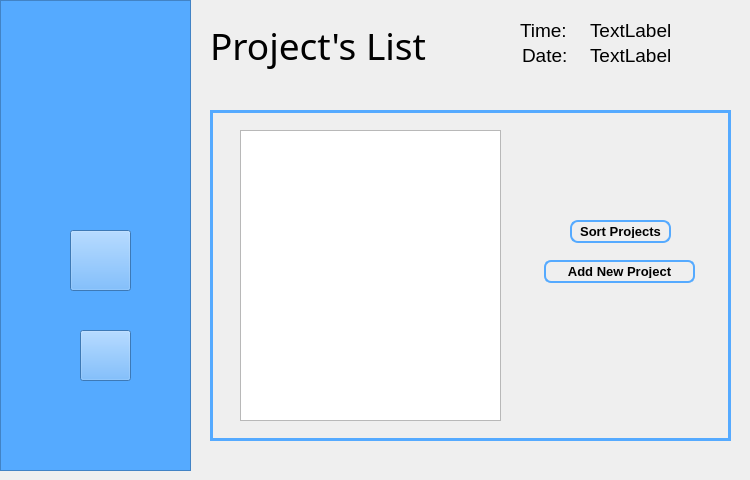
   <widget class="QWidget" name="page_2">
    <widget class="QFrame" name="frame">
     <property name="geometry">
      <rect>
       <x>0</x>
       <y>0</y>
       <width>191</width>
       <height>471</height>
      </rect>
     </property>
     <property name="styleSheet">
      <string notr="true">background:rgb(85,170,255);
</string>
     </property>
     <property name="frameShape">
      <enum>QFrame::StyledPanel</enum>
     </property>
     <property name="frameShadow">
      <enum>QFrame::Raised</enum>
     </property>
     <widget class="QLabel" name="label_22">
      <property name="geometry">
       <rect>
        <x>10</x>
        <y>30</y>
        <width>171</width>
        <height>171</height>
       </rect>
      </property>
      <property name="styleSheet">
       <string notr="true">border-image:url(:/img/img/floralloLogo.png);</string>
      </property>
      <property name="text">
       <string/>
      </property>
     </widget>
     <widget class="QPushButton" name="signOut_1">
      <property name="geometry">
       <rect>
        <x>70</x>
        <y>230</y>
        <width>61</width>
        <height>61</height>
       </rect>
      </property>
      <property name="styleSheet">
       <string notr="true">#signOut_1
{
   border-image:url(:/img/img/profileIcon.png);
}

#signOut_1:hover
{
  border-image:url(:/img/img/profileIconHover.png);
}</string>
      </property>
      <property name="text">
       <string/>
      </property>
     </widget>
     <widget class="QPushButton" name="signOut_8">
      <property name="geometry">
       <rect>
        <x>80</x>
        <y>330</y>
        <width>51</width>
        <height>51</height>
       </rect>
      </property>
      <property name="styleSheet">
       <string notr="true">#signOut_8
{
   border-image:url(:/img/img/signOut.png);
}

#signOut_8:hover
{
  border-image:url(:/img/img/signOutHover.png);
}</string>
      </property>
      <property name="text">
       <string/>
      </property>
     </widget>
    </widget>
    <widget class="QFrame" name="frame_2">
     <property name="geometry">
      <rect>
       <x>210</x>
       <y>110</y>
       <width>521</width>
       <height>331</height>
      </rect>
     </property>
     <property name="styleSheet">
      <string notr="true">#frame_2
{
	border:3px solid rgb(85, 170, 255);
}</string>
     </property>
     <property name="frameShape">
      <enum>QFrame::StyledPanel</enum>
     </property>
     <property name="frameShadow">
      <enum>QFrame::Raised</enum>
     </property>
     <widget class="QPushButton" name="pushButton_SortProject">
      <property name="geometry">
       <rect>
        <x>360</x>
        <y>110</y>
        <width>101</width>
        <height>23</height>
       </rect>
      </property>
      <property name="font">
       <font>
        <family>Arial</family>
        <pointsize>10</pointsize>
        <weight>75</weight>
        <bold>true</bold>
       </font>
      </property>
      <property name="styleSheet">
       <string notr="true">#pushButton_SortProject
{
background-color: transparent;
border-width: 2px;
border-color: rgb(85,170,255);
border-style: solid;
border-radius: 8px;
padding: 3px;
padding-left: 5px;
padding-right: 5px;
}

#pushButton_SortProject:hover
{
background:rgb(85,170,255);
}</string>
      </property>
      <property name="text">
       <string>Sort Projects</string>
      </property>
     </widget>
     <widget class="QPushButton" name="pushButton_AddNewProject">
      <property name="geometry">
       <rect>
        <x>334</x>
        <y>150</y>
        <width>151</width>
        <height>23</height>
       </rect>
      </property>
      <property name="font">
       <font>
        <family>Arial</family>
        <pointsize>10</pointsize>
        <weight>75</weight>
        <bold>true</bold>
       </font>
      </property>
      <property name="styleSheet">
       <string notr="true">#pushButton_AddNewProject
{
background-color: transparent;
border-width: 2px;
border-color: rgb(85,170,255);
border-style: solid;
border-radius: 7;
padding: 3px;
padding-left: 5px;
padding-right: 5px;
}

#pushButton_AddNewProject:hover
{
background:rgb(85,170,255);
}</string>
      </property>
      <property name="text">
       <string>Add New Project</string>
      </property>
     </widget>
     <widget class="QListView" name="listView">
      <property name="geometry">
       <rect>
        <x>30</x>
        <y>20</y>
        <width>261</width>
        <height>291</height>
       </rect>
      </property>
     </widget>
    </widget>
    <widget class="QLabel" name="label_2">
     <property name="geometry">
      <rect>
       <x>210</x>
       <y>20</y>
       <width>251</width>
       <height>51</height>
      </rect>
     </property>
     <property name="font">
      <font>
       <family>Arial Rounded MT Bold</family>
       <pointsize>28</pointsize>
      </font>
     </property>
     <property name="text">
      <string>Project's List</string>
     </property>
    </widget>
    <widget class="QLabel" name="label_3">
     <property name="geometry">
      <rect>
       <x>520</x>
       <y>20</y>
       <width>51</width>
       <height>21</height>
      </rect>
     </property>
     <property name="font">
      <font>
       <pointsize>14</pointsize>
      </font>
     </property>
     <property name="text">
      <string>Time:</string>
     </property>
    </widget>
    <widget class="QLabel" name="label_4">
     <property name="geometry">
      <rect>
       <x>522</x>
       <y>45</y>
       <width>51</width>
       <height>21</height>
      </rect>
     </property>
     <property name="font">
      <font>
       <pointsize>14</pointsize>
      </font>
     </property>
     <property name="text">
      <string>Date:</string>
     </property>
    </widget>
    <widget class="QLabel" name="time">
     <property name="geometry">
      <rect>
       <x>590</x>
       <y>20</y>
       <width>151</width>
       <height>21</height>
      </rect>
     </property>
     <property name="font">
      <font>
       <pointsize>14</pointsize>
      </font>
     </property>
     <property name="text">
      <string>TextLabel</string>
     </property>
    </widget>
    <widget class="QLabel" name="date">
     <property name="geometry">
      <rect>
       <x>590</x>
       <y>45</y>
       <width>112</width>
       <height>21</height>
      </rect>
     </property>
     <property name="font">
      <font>
       <pointsize>14</pointsize>
      </font>
     </property>
     <property name="text">
      <string>TextLabel</string>
     </property>
    </widget>
   </widget>
